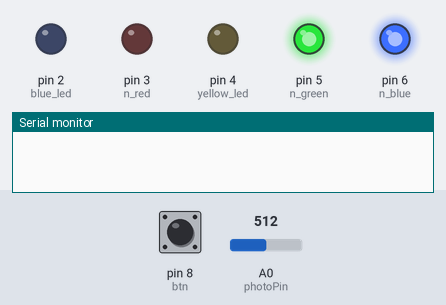
A sketch run on a simulated Arduino Uno, built with avr-gcc and run on an emulated ATmega328P. On the bench: output pins drawn as LEDs (lit = HIGH), the last lines printed to the serial monitor. Dashed ring = blinking. The inputs (shaded band) are chosen by the test bench; at power-on: A0 (photoPin) = 512, pin 8 (btn) HIGH.

Above: at 1.2 s.
1.3 s: A0 (photoPin) set to 410
At 2.55 s:
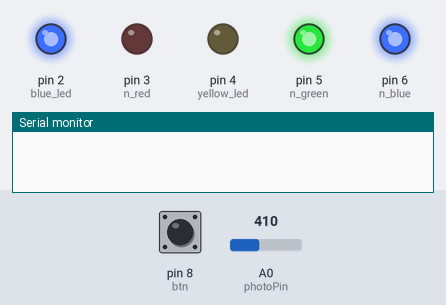
4.3 s: A0 (photoPin) set to 392
At 7.1 s:
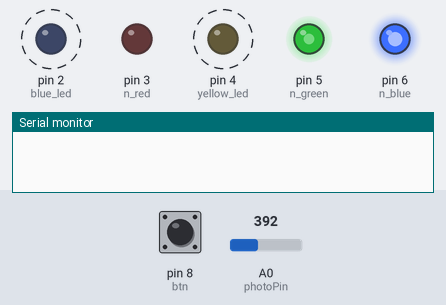
7.3 s: pin 8 (btn) pulled LOW for 1 s
13.3 s: pin 8 (btn) pulled LOW for 3.2 s
18.0 s: pin 8 (btn) pulled LOW for 0.15 s
At 18.9 s:
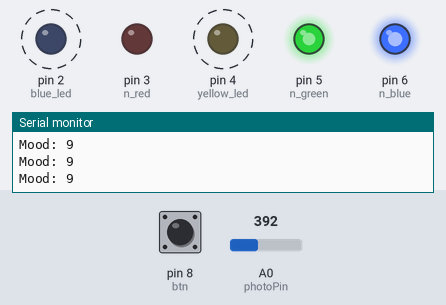
Timing chart, 0 to 31.7 s (numbered marks = the images above; inputs shaded):
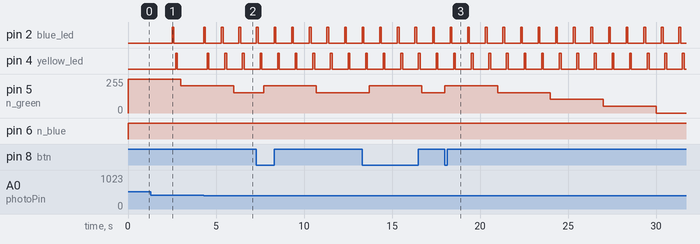

Measured:
- the behaviour switches between 400 and 399 on A0 (photoPin) (found by bisection; images 1 and 2)
- after the input at 18.0 s, pin 3 (n_red): stays LOW (without the input it goes to HIGH after 10.7 s)
- by itself, pin 2 (blue_led), pin 4 (yellow_led): alternates HIGH for 0.10 s and LOW for 0.90 s

The sketch:

1014_class.ino
```cpp
const int n_red = 3;
const int n_green = 5;
const int n_blue = 6;

const int blue_led = 2;
const int yellow_led = 4;

const int btn = 8;
const int photoPin = A0;

int buttonState = 0;
int lastButtonState = HIGH;

int heart_interval = 2500;
const int normalHeart = 2500;
const int fastHeart = 1000;
unsigned long previousMillis = 0;

int lightValue = 0;
const int darkThreshold = 400;

int mood = 0;
const int neutraMood = 10;

unsigned long lastPetMillis = 0;
const unsigned long moodInterval = 3000;


void setup() {
  mood = 10;

  pinMode(blue_led, OUTPUT);
  pinMode(yellow_led, OUTPUT);

  pinMode(n_red, OUTPUT);
  pinMode(n_green, OUTPUT);
  pinMode(n_blue, OUTPUT);

  pinMode(btn, INPUT);

  Serial.begin(9600);
}


void loop() {


  lightValue = analogRead(photoPin);

  if (lightValue < darkThreshold) {
    heart_interval = fastHeart;
  }
  else {
    heart_interval = normalHeart;
  }

  if (millis() - previousMillis >= heart_interval) {
    previousMillis = millis();
    HeartBeats();
  }


  buttonState = digitalRead(btn);

  if (buttonState == LOW && lastButtonState == HIGH) {

    if (mood < neutraMood) {
      mood++;
    }

    lastPetMillis = millis();

    Serial.print("Mood: ");
    Serial.println(mood);
  }

  lastButtonState = buttonState;

  if (millis() - lastPetMillis >= moodInterval) {

    if (mood > 0) {
      mood--;
    }

    lastPetMillis = millis();
  }


  ShowLedState(mood);
}


void HeartBeats() {
  digitalWrite(blue_led, HIGH);
  delay(100);
  digitalWrite(blue_led, LOW);
  delay(100);

  digitalWrite(yellow_led, HIGH);
  delay(100);
  digitalWrite(yellow_led, LOW);
  delay(100);
}


void ShowLedState(int state) {
  state = constrain(state, 0, 10);

  int redValue = 0;
  int greenValue = 0;
  int blueValue = 255;

  if (state >= 5) {
    float t = (state - 5) / 5.0;

    redValue = 0;
    greenValue = 255 * t;
    blueValue = 255;
  }

  else {
    float t = (5 - state) / 5.0;

    redValue = 128 * t;
    greenValue = 0;
    blueValue = 255;
  }

  analogWrite(n_red, redValue);
  analogWrite(n_green, greenValue);
  analogWrite(n_blue, blueValue);
}
```
